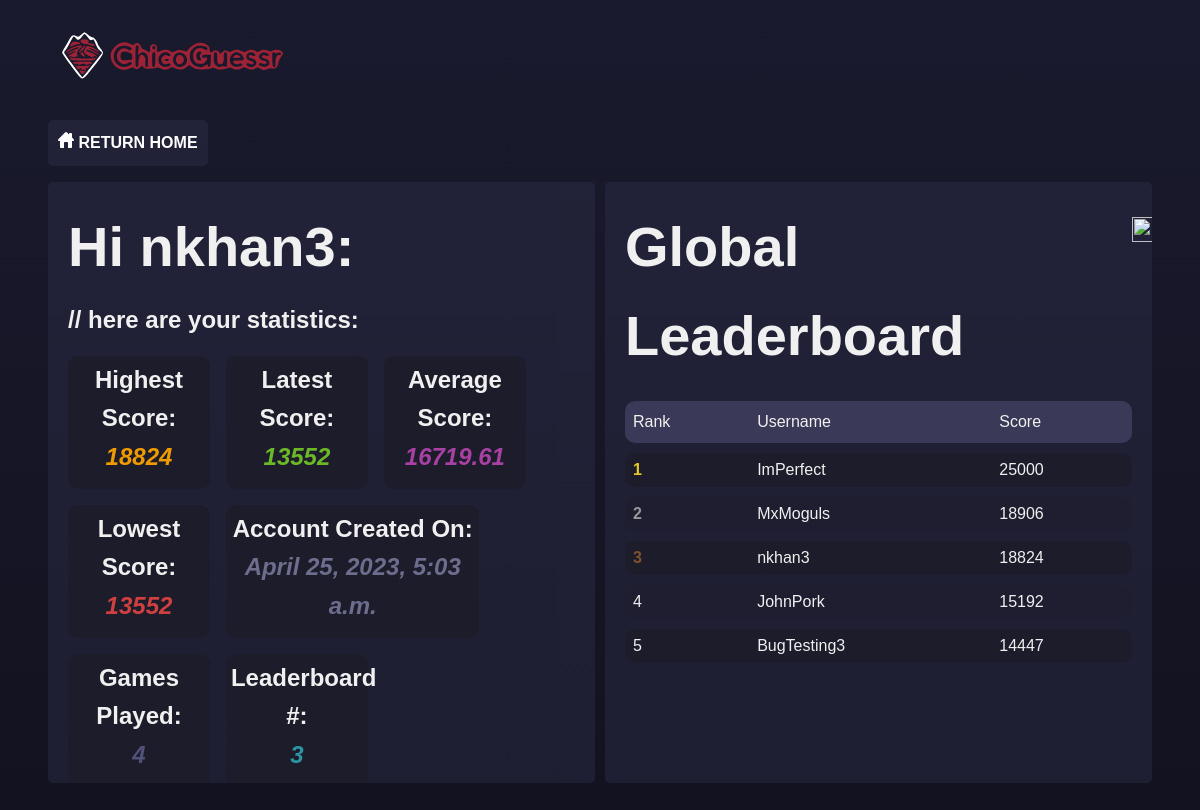
The page /userstats/ (signed in) on the database its author committed.
### game/models.py (models this page shows, shortened)
class Score(models.Model):
    user = models.OneToOneField(User, on_delete=models.CASCADE)
    high_score = models.IntegerField(default=0)
    lowest_score = models.IntegerField(default=0)
    average_score = models.FloatField(default=0.00)
    last_score = models.IntegerField(default=0)
    games_played = models.IntegerField(default=0)
    created_at = models.DateTimeField(auto_now_add=True)

class Leaderboard(models.Model):
    user = models.ForeignKey(User, on_delete=models.CASCADE)
    score = models.IntegerField(default=0)
    average_score = models.FloatField(default=0.00)
    class Meta:
        ordering = ['-score', '-average_score']

### game/views.py (the view)
# urls.py: path('userstats/', game_views.user_stats),
@login_required(login_url='/login/')
def user_stats(request):
    update_leaderboard()
    try:
        score_instance = Score.objects.get(user=request.user)
        high_score = score_instance.high_score
        last_score = score_instance.last_score
        games_played = score_instance.games_played
        created_at = score_instance.created_at
        lowest_score = score_instance.lowest_score
        average_score = score_instance.average_score
    except ObjectDoesNotExist:
        high_score = 0
        last_score = 0
        games_played = 0
        lowest_score = 0
        average_score = 0
        last_score = 0
        created_at = timezone.now()
    leaderboard = Leaderboard.objects.order_by('-score', '-average_score')
    user_position = -1
    for position, entry in enumerate(leaderboard, start=1):
        if entry.user == request.user:
            user_position = position
            break
    average_score = round(average_score, 2)
    return render(request, 'userstats.html', {'high_score': high_score, 'lowest_score': lowest_score, 'average_score': average_score, 'last_score': last_score, 'games_played': games_played, 'leaderboard': leaderboard, 'created_at': created_at, 'user_position': user_position})

### game/views.py (called while the page is built)
def update_leaderboard():
    scores = Score.objects.exclude(high_score=0).order_by('-high_score', '-average_score')
    leaderboard_entries = []
    for score in scores:
        leaderboard_entry, _ = Leaderboard.objects.get_or_create(user=score.user)
        leaderboard_entry.score = score.high_score
        leaderboard_entry.average_score = score.average_score
        leaderboard_entry.save()
        leaderboard_entries.append(leaderboard_entry)
    return leaderboard_entries

### templates/userstats.html (shortened to what this page needs)
<html>
  <head>
    {% load static %}
    <link rel="stylesheet" href="{% static 'css/stats.css' %}" />
    <nav>
      <a href = "/" tabindex="1">
        <img src = "{%static 'images/logo.svg' %}" />
      </a>
    </nav>
  </head>
  <body>
    <button class = "home" onclick="window.location.href='/';">
      <img src="{%static 'images/home-icon.svg' %}">
      RETURN HOME
    </button>
    <div class="container">
      <div class="user-info">
        <div>
          <h1 class = "title">Hi {{ request.user.username }}:</h1>
        </div>
          <h2 id = "userE" class = "userEmail">// here are your statistics:</h2>
        <div class = "userWrapper">
          <div class = "userScore">
            <h2>Highest Score:</h2>
            <p id = "userH">{{ high_score }}</p>
          </div>
          <div class = "userPlayed">
            <h2>Latest Score:</h2>
            <p id ="userL">{{ last_score }}</p>
          </div>
          <div class = "userAverage">
            <h2>Average Score:</h2>
            <p id = "userA">{{ average_score}}</p>
          </div>
          <div class = "userLowest">
            <h2>Lowest Score:</h2>
            <p id = "userL2">{{ lowest_score }}</p>
          </div>
          <div class = "userCreation">
            <h2>Account Created On:</h2>
            <p id = "userC">{{ created_at }}</p>
          </div>
          <div class = "userGames">
            <h2>Games Played:</h2>
            <p id = "userG">{{ games_played }}</p>
          </div>
          <div class = "userPosition">
            <h2>Leaderboard #:</h2>
            <p id = "userP">{{ user_position }}</p>
          </div>
        </div>
      </div>
      <div class="leaderboard">
        <div class = "titleWrapper">
          <h1 class = "title">Global Leaderboard</h1>
          <img src = "{%static 'images/icon.svg' %}" title="click on a user's username to view their stats!" />
        </div>
        <table>
          <tr>
            <th>Rank</th>
            <th>Username</th>
            <th>Score</th>
          </tr>
          {% for score in leaderboard %}
            <tr>
              <td>{{ forloop.counter }}</td>
              <td style = "cursor:pointer;" class="user-username" data-username="{{ score.user.username }}" data-userid="{{ score.user.id }}">{{ score.user.username }}</td>
              <td>{{ score.score }}</td>
            </tr>
          {% endfor %}
        </table>
      </div>
    </div>
  </body>
</html>

### static/css/stats.css (style rules this page uses)
* { box-sizing: border-box; }
nav img { margin-top: 1rem; width: 250px; transition: 100ms ease-in-out; user-select: none; }
body { margin-left: 3rem; margin-right: 3rem; font-family: 'Neo-Sans', sans-serif; line-height: 1.6; color: #f0f0f0; background: rgb(26,26,46); background: linear-gradient(180deg, rgba(26,26,46,1) 0%, rgba(16,16,28,1) 100%); background-attachment: fixed; }
.home { margin-top: 2rem; border: none; font: inherit; font-weight: 700; color: #fff; border-radius: 5px; padding: 10px; background: rgba(42, 42, 66, 0.562); cursor: pointer; }
.container { margin-top: 1rem; display: flex; flex-direction: row; align-content: center; width: 100%; height: 60%; gap: 10px; }
.user-info, .leaderboard { width: 50%; background: rgba(42, 42, 66, 0.562); padding: 10px; border-radius: 5px; padding: 20px; overflow: auto; }
.leaderboard img { width: 25px; height: 25px; }
.titleWrapper { position: relative; }
.titleWrapper img { position: absolute; top: 15; }
.title { margin: 0; padding-bottom: 10px; font-size: 3.5rem; font-weight: 700; position: relative; display: inline-block; margin-right: 5px; }
.title:after { content: ''; position: absolute; left: 0; display: inline-block; height: 1em; width: 100%; border-bottom: 1px solid; margin-top: 15px; margin-left: 2px; opacity: 0; -webkit-transition: opacity 0.35s, -webkit-transform 0.35s; transition: opacity 0.35s, transform 0.35s; -webkit-transform: scale(0,1); transform: scale(0,1); }
.user-info p { margin: 0; font-size: 18px; }
.user-info { display: flex; flex-direction: column; }
.userWrapper { display: flex; flex-wrap: wrap; gap: 1rem; }
.userWrapper h2 { margin: 0; padding: 0; }
.userScore, .userPlayed, .userGames, .userCreation, .userPosition, .userAverage, .userLowest { transition: 200ms ease-in-out; text-align: center; width: 28%; background-color: rgb(28, 28, 43); border-radius: 10px; padding: 5px; }
.userEmail { margin: 0; }
.userEmail:last-of-type { margin-bottom: 1rem; }
.userScore p, .userPlayed p, .userGames p, .userCreation p, .userPosition p, .userAverage p, .userLowest p { color: #ee9b00; font-weight: bold; font-style: italic; font-size: 1.5rem; margin-bottom: 0.5rem; }
.userCreation { width: 50%; }
.userPlayed p { color: #6cb928; }
.userGames p { color: rgb(81, 81, 121) }
.userCreation p { color:rgb(109, 109, 141); }
.userLowest p { color:rgb(209, 64, 64); }
.userAverage p { color: rgb(168, 65, 163); }
.userPosition p { color: rgb(45, 148, 161); }
.user-info { position: relative; }
table { width: 100%; border-spacing: 0 10px; font-size: 16px; }
table th, table td { padding: 8px; text-align: left; }
table th:first-of-type { border-right: none; }
table th:last-of-type { border-left: none; }
table th:nth-child(even) { border-left: none; border-right: none; }
table td:first-of-type, table th:first-of-type { border-top-left-radius: 10px; border-bottom-left-radius: 10px; }
table td:last-of-type, table th:last-of-type { border-top-right-radius: 10px; border-bottom-right-radius: 10px; }
table tr:nth-child(even) { background-color: rgb(28, 28, 43); border-radius: 10px; }
table tr { transition: 200ms ease-in-out; }
table tr:nth-child(odd) { background-color: rgb(30, 30, 48); }
table th { padding-top: 12px; padding-bottom: 12px; background-color: rgb(58, 58, 88); font-weight: 400; }
table tr:nth-child(2) td:nth-child(1) { color: rgb(230, 201, 40); font-weight: 700; }
table tr:nth-child(3) td:nth-child(1) { color: rgb(153, 152, 152); font-weight: 700; }
table tr:nth-child(4) td:nth-child(1) { color: rgb(128, 82, 46); font-weight: 700; }

### rows shown on the page
Score: created_at "April 25, 2023, 5:03 a.m."
Leaderboard: user.username "ImPerfect", score "25000"
Leaderboard: user.username "MxMoguls", score "18906"
Leaderboard: user.username "nkhan3", score "18824"
Leaderboard: user.username "JohnPork", score "15192"
Leaderboard: user.username "BugTesting3", score "14447"

### other values the page prints
{{ request.user.username }} "nkhan3"
{{ high_score }} "18824"
{{ last_score }} "13552"
{{ average_score }} "16719.61"
{{ lowest_score }} "13552"
{{ games_played }} "4"
{{ user_position }} "3"
